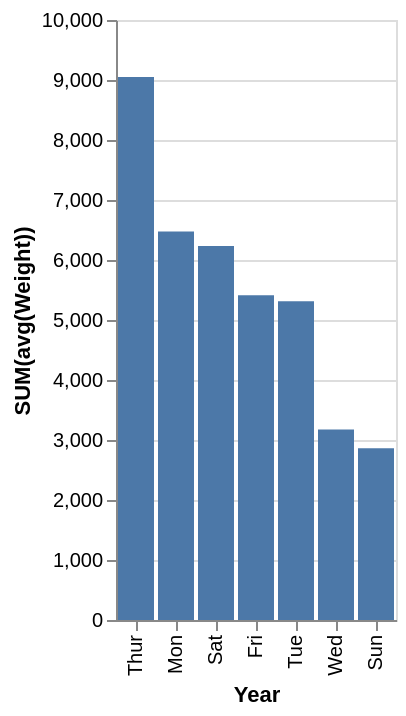

Express this chart as Vega-Lite.
### Vega-Lite specification from a JSON file in a GitHub repository (floating-point values rounded to 4 significant figures)
{"data": {"values": [{"x_data": "Thur", "y_data": 9051}, {"x_data": "Mon", "y_data": 6474}, {"x_data": "Sat", "y_data": 6234}, {"x_data": "Fri", "y_data": 5413}, {"x_data": "Tue", "y_data": 5313}, {"x_data": "Wed", "y_data": 3176}, {"x_data": "Sun", "y_data": 2861}]}, "mark": "bar", "encoding": {"x": {"field": "x_data", "type": "nominal", "title": "Year", "sort": {"op": "sum", "field": "y_data", "order": "descending"}}, "y": {"field": "y_data", "type": "quantitative", "title": "SUM(avg(Weight))"}}}
